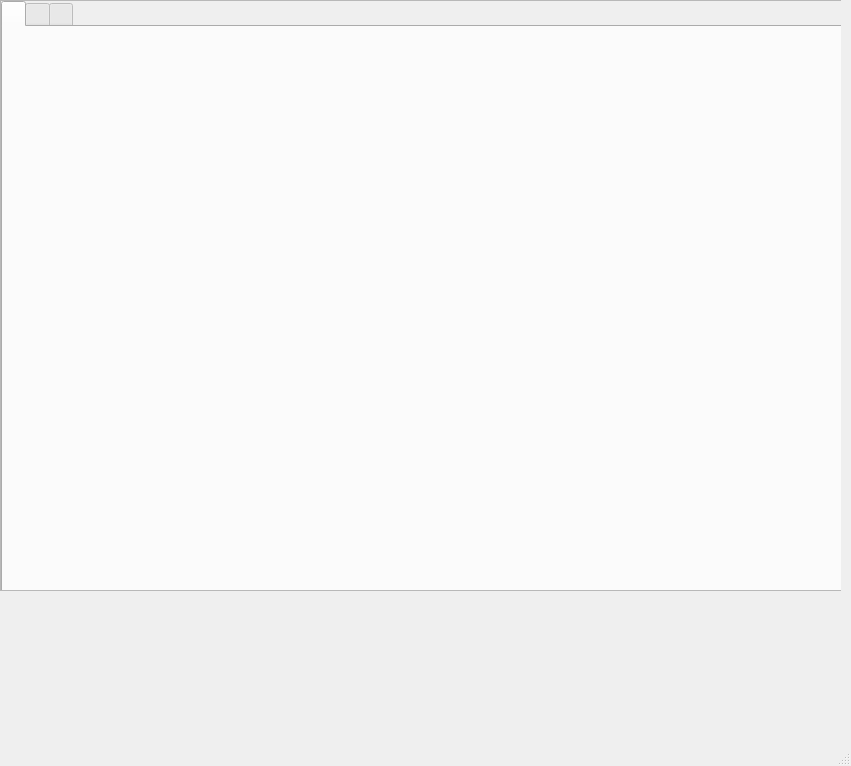
<?xml version="1.0" encoding="UTF-8"?>
<ui version="4.0">
 <class>MainWindow</class>
 <widget class="QMainWindow" name="MainWindow">
  <property name="geometry">
   <rect>
    <x>0</x>
    <y>0</y>
    <width>851</width>
    <height>766</height>
   </rect>
  </property>
  <property name="windowTitle">
   <string>MainWindow</string>
  </property>
  <widget class="QWidget" name="centralwidget">
   <widget class="QGroupBox" name="Main_group">
    <property name="geometry">
     <rect>
      <x>0</x>
      <y>0</y>
      <width>841</width>
      <height>591</height>
     </rect>
    </property>
    <property name="title">
     <string>GroupBox</string>
    </property>
    <widget class="QPushButton" name="Library_screen_goto">
     <property name="geometry">
      <rect>
       <x>50</x>
       <y>350</y>
       <width>171</width>
       <height>61</height>
      </rect>
     </property>
     <property name="text">
      <string>Library dir</string>
     </property>
    </widget>
    <widget class="QPushButton" name="Setting_screen_goto">
     <property name="geometry">
      <rect>
       <x>50</x>
       <y>440</y>
       <width>171</width>
       <height>61</height>
      </rect>
     </property>
     <property name="text">
      <string>Setting</string>
     </property>
    </widget>
    <widget class="QLCDNumber" name="Time_show">
     <property name="geometry">
      <rect>
       <x>580</x>
       <y>480</y>
       <width>231</width>
       <height>81</height>
      </rect>
     </property>
     <property name="styleSheet">
      <string notr="true">font: 9pt &quot;Constantia&quot;;</string>
     </property>
    </widget>
    <widget class="QPushButton" name="logs_screen_goto">
     <property name="geometry">
      <rect>
       <x>50</x>
       <y>260</y>
       <width>171</width>
       <height>61</height>
      </rect>
     </property>
     <property name="text">
      <string>Logs</string>
     </property>
    </widget>
    <widget class="QPushButton" name="schedule_screen_goto">
     <property name="geometry">
      <rect>
       <x>50</x>
       <y>170</y>
       <width>171</width>
       <height>61</height>
      </rect>
     </property>
     <property name="text">
      <string>Schedule</string>
     </property>
    </widget>
    <widget class="QScrollArea" name="Libr_screen">
     <property name="geometry">
      <rect>
       <x>0</x>
       <y>0</y>
       <width>851</width>
       <height>591</height>
      </rect>
     </property>
     <property name="widgetResizable">
      <bool>true</bool>
     </property>
     <widget class="QWidget" name="scrollAreaWidgetContents_2">
      <property name="geometry">
       <rect>
        <x>0</x>
        <y>0</y>
        <width>849</width>
        <height>589</height>
       </rect>
      </property>
      <widget class="QPushButton" name="open_lib">
       <property name="geometry">
        <rect>
         <x>30</x>
         <y>230</y>
         <width>181</width>
         <height>61</height>
        </rect>
       </property>
       <property name="text">
        <string>Open library</string>
       </property>
      </widget>
      <widget class="QPushButton" name="save_library">
       <property name="geometry">
        <rect>
         <x>30</x>
         <y>330</y>
         <width>181</width>
         <height>61</height>
        </rect>
       </property>
       <property name="text">
        <string>Save library</string>
       </property>
      </widget>
      <widget class="QPushButton" name="reload_library">
       <property name="geometry">
        <rect>
         <x>30</x>
         <y>430</y>
         <width>181</width>
         <height>61</height>
        </rect>
       </property>
       <property name="text">
        <string>Reload library</string>
       </property>
      </widget>
      <widget class="QTextEdit" name="lib_show">
       <property name="geometry">
        <rect>
         <x>300</x>
         <y>90</y>
         <width>481</width>
         <height>431</height>
        </rect>
       </property>
      </widget>
      <widget class="QPushButton" name="find_txt_lib">
       <property name="geometry">
        <rect>
         <x>300</x>
         <y>60</y>
         <width>91</width>
         <height>31</height>
        </rect>
       </property>
       <property name="text">
        <string>Find</string>
       </property>
      </widget>
      <widget class="QLineEdit" name="find_txt_lib_input">
       <property name="geometry">
        <rect>
         <x>390</x>
         <y>60</y>
         <width>141</width>
         <height>31</height>
        </rect>
       </property>
      </widget>
      <widget class="QTabWidget" name="seeting_screen">
       <property name="geometry">
        <rect>
         <x>0</x>
         <y>0</y>
         <width>851</width>
         <height>591</height>
        </rect>
       </property>
       <property name="currentIndex">
        <number>0</number>
       </property>
       <widget class="QWidget" name="seeting_screenPage1" native="true">
        <attribute name="title">
         <string/>
        </attribute>
       </widget>
       <widget class="QWidget" name="seeting_screenPage2" native="true">
        <attribute name="title">
         <string/>
        </attribute>
        <widget class="QPushButton" name="Save_adr">
         <property name="geometry">
          <rect>
           <x>310</x>
           <y>430</y>
           <width>141</width>
           <height>51</height>
          </rect>
         </property>
         <property name="text">
          <string>Save</string>
         </property>
        </widget>
        <widget class="QLineEdit" name="adr">
         <property name="geometry">
          <rect>
           <x>280</x>
           <y>60</y>
           <width>281</width>
           <height>41</height>
          </rect>
         </property>
         <property name="text">
          <string/>
         </property>
        </widget>
        <widget class="QLineEdit" name="schedule_adr_2">
         <property name="geometry">
          <rect>
           <x>280</x>
           <y>140</y>
           <width>281</width>
           <height>41</height>
          </rect>
         </property>
        </widget>
        <widget class="QLineEdit" name="library_adr">
         <property name="geometry">
          <rect>
           <x>280</x>
           <y>210</y>
           <width>281</width>
           <height>41</height>
          </rect>
         </property>
        </widget>
        <widget class="QLineEdit" name="learn_adr_2">
         <property name="geometry">
          <rect>
           <x>280</x>
           <y>280</y>
           <width>281</width>
           <height>41</height>
          </rect>
         </property>
        </widget>
        <widget class="QLabel" name="label_2">
         <property name="geometry">
          <rect>
           <x>130</x>
           <y>60</y>
           <width>121</width>
           <height>31</height>
          </rect>
         </property>
         <property name="text">
          <string>adr</string>
         </property>
        </widget>
        <widget class="QLabel" name="schedule_adr">
         <property name="geometry">
          <rect>
           <x>131</x>
           <y>144</y>
           <width>121</width>
           <height>31</height>
          </rect>
         </property>
         <property name="text">
          <string>Schedule_adr</string>
         </property>
        </widget>
        <widget class="QLabel" name="Library_adr">
         <property name="geometry">
          <rect>
           <x>131</x>
           <y>214</y>
           <width>121</width>
           <height>31</height>
          </rect>
         </property>
         <property name="text">
          <string>Library_adr</string>
         </property>
        </widget>
        <widget class="QLabel" name="learn_adr">
         <property name="geometry">
          <rect>
           <x>130</x>
           <y>280</y>
           <width>121</width>
           <height>31</height>
          </rect>
         </property>
         <property name="text">
          <string>Learn_adr</string>
         </property>
        </widget>
       </widget>
       <widget class="QWidget" name="seeting_screenPage3" native="true">
        <attribute name="title">
         <string/>
        </attribute>
        <widget class="QLabel" name="label">
         <property name="geometry">
          <rect>
           <x>50</x>
           <y>30</y>
           <width>111</width>
           <height>51</height>
          </rect>
         </property>
         <property name="text">
          <string>TextLabel</string>
         </property>
        </widget>
        <widget class="QTextBrowser" name="textBrowser">
         <property name="geometry">
          <rect>
           <x>50</x>
           <y>90</y>
           <width>741</width>
           <height>321</height>
          </rect>
         </property>
        </widget>
        <widget class="QPushButton" name="Email">
         <property name="geometry">
          <rect>
           <x>50</x>
           <y>440</y>
           <width>281</width>
           <height>41</height>
          </rect>
         </property>
         <property name="text">
          <string>Email</string>
         </property>
        </widget>
        <widget class="QPushButton" name="Other">
         <property name="geometry">
          <rect>
           <x>480</x>
           <y>440</y>
           <width>311</width>
           <height>41</height>
          </rect>
         </property>
         <property name="text">
          <string>Other</string>
         </property>
        </widget>
       </widget>
      </widget>
     </widget>
    </widget>
   </widget>
  </widget>
  <widget class="QMenuBar" name="menubar">
   <property name="geometry">
    <rect>
     <x>0</x>
     <y>0</y>
     <width>851</width>
     <height>26</height>
    </rect>
   </property>
  </widget>
  <widget class="QStatusBar" name="statusbar"/>
  <action name="Time_2">
   <property name="text">
    <string>GetTime</string>
   </property>
  </action>
 </widget>
 <resources/>
 <connections/>
</ui>
